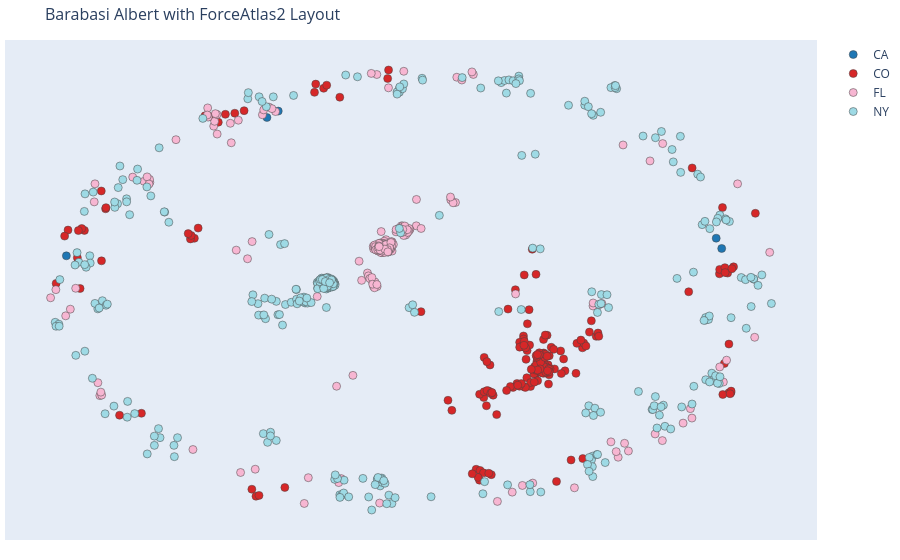

Here is the notebook cell this chart was saved with:
### Code cell
n_trace_fa2, e_trace_fa2 = create_graph_traces(G_all, 'pos_fa2')
create_network_graph_state(G_all, n_trace_fa2, e_trace_fa2,  title='Barabasi Albert with ForceAtlas2 Layout')

### Figure 1 — Plotly figure (JSON) as saved in the notebook; plotly's stock layout.template omitted (floating-point values rounded to 4 significant figures; data arrays with more than 128 entries replaced by an {"elided": "..."} marker saying what was removed)
{"data": [{"hoverinfo": "text", "marker": {"color": "#1f77b4", "line": {"width": 0.5}, "size": 8}, "mode": "markers", "name": "CA", "text": ["<b>GlobalEventID:</b> 298224407<br><b>EventCode:</b> 10.0_10_1<br><b>Title:</b> El Nino Trend Could Explain Climate Change Slowdown", "<b>GlobalEventID:</b> 298142245<br><b>EventCode:</b> 190.0_190_19<br><b>Title:</b> StockExaminer - AI-Powered Stock Chatbot", "<b>GlobalEventID:</b> 298570084<br><b>EventCode:</b> 40.0_40_4<br><b>Title:</b> StockExaminer - AI-Powered Stock Chatbot", "<b>GlobalEventID:</b> 298742226<br><b>EventCode:</b> 190.0_190_19<br><b>Title:</b> Three killed, five wounded in Myrtle Beach shootings", "<b>GlobalEventID:</b> 298643776<br><b>EventCode:</b> 190.0_190_19<br><b>Title:</b> Three killed, five wounded in Myrtle Beach shootings"], "type": "scatter", "x": [-0.9258, -0.3515, -0.3821, 0.8358, 0.8507], "y": [0.1469, 0.8001, 0.7712, 0.2265, 0.1801]}, {"hoverinfo": "text", "marker": {"color": "#d62728", "line": {"width": 0.5}, "size": 8}, "mode": "markers", "name": "CO", "text": {"elided": "195 str values"}, "type": "scatter", "x": {"elided": "195 float values"}, "y": {"elided": "195 float values"}}, {"hoverinfo": "text", "marker": {"color": "#f7b6d2", "line": {"width": 0.5}, "size": 8}, "mode": "markers", "name": "FL", "text": {"elided": "314 str values"}, "type": "scatter", "x": {"elided": "314 float values"}, "y": {"elided": "314 float values"}}, {"hoverinfo": "text", "marker": {"color": "#9edae5", "line": {"width": 0.5}, "size": 8}, "mode": "markers", "name": "NY", "text": {"elided": "391 str values"}, "type": "scatter", "x": {"elided": "391 float values"}, "y": {"elided": "391 float values"}}], "layout": {"annotations": [{"showarrow": false, "text": "", "x": 0.005, "xref": "paper", "y": -0.002, "yref": "paper"}], "hovermode": "closest", "margin": {"b": 20, "l": 5, "r": 5, "t": 40}, "showlegend": true, "title": {"font": {"size": 16}, "text": "Barabasi Albert with ForceAtlas2 Layout"}, "xaxis": {"showgrid": false, "showticklabels": false, "zeroline": false}, "yaxis": {"showgrid": false, "showticklabels": false, "zeroline": false}}}
